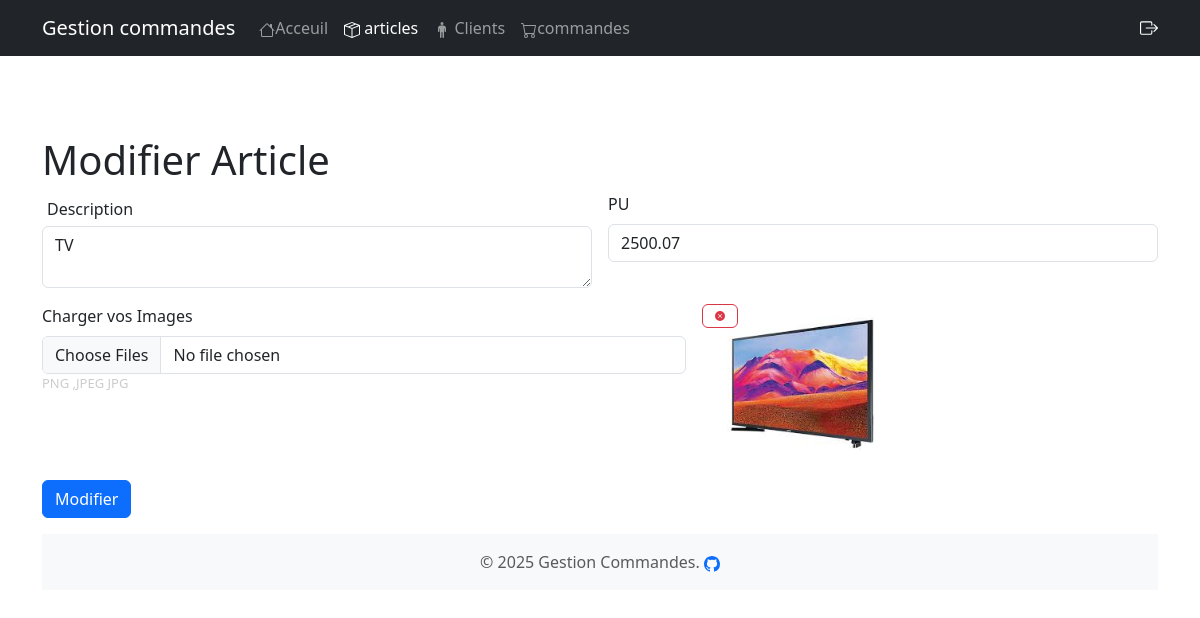
Screenshot of /updateArticle.php?id=1 with the database file from the repository.
### tables this page shows
CREATE TABLE `article` (
  `id_article` int NOT NULL,
  `description` varchar(100) DEFAULT NULL,
  `prix_unitaire` double DEFAULT NULL
);

CREATE TABLE `images` (
  `id_image` int NOT NULL,
  `nom_img` text NOT NULL,
  `chemin` text NOT NULL,
  `taille_img` int NOT NULL,
  `id_article` int NOT NULL
);

### updateArticle.php (the view, shortened to what this page needs)
<?php
include("header.php");
include_once("main.php");
if (!empty($_GET["id"])) {
    $qeury1 = "select * from article where id_article =:id";
    $pdostmt1 = $pdo->prepare($qeury1);
    $pdostmt1->execute(['id' => $_GET["id"]]);
    $row1 = $pdostmt1->fetch(PDO::FETCH_ASSOC);
    $qeury2 = "select * from images where id_article=:id";
    $pdostmt2 = $pdo->prepare($qeury2);
    $pdostmt2->execute(['id' => $_GET["id"]]);
?>
    <h1 class="mt-5 m" style="margin-top: 7rem !important">Modifier Article</h1>
    <form class="row g-3" method="post" enctype="multipart/form-data">
        <div class="col-md-6">
            <label for="inputdes" style="margin: 5px;">Description</label>
            <textarea class="form-control" name="inputdes" id="inputdes" required><?php echo $row1['description'] ?></textarea>
        </div>
        <div class="col-md-6">
            <label for="inputPrix" class="form-label">PU</label>
            <input type="text" class="form-control" id="inputPrix" name="inputPrix" value="<?php echo $row1['prix_unitaire'] ?>" required>
        </div>
        <div class="col-md-7">
            <label for="inputimg" class="form-label">Charger vos Images</label>
            <input type="file" class="form-control" id="inputimg" name="inputimg[]" multiple>
            <p style="color: #ccc; font-size: 13px;">PNG ,JPEG JPG</p>
        </div>
        <div class="col-md-5">
            <?php while ($row2 = $pdostmt2->fetch(PDO::FETCH_ASSOC)): ?>
                <a href="Delete.php?id_article=<?php echo $row2["id_article"] ?>&id_image=<?php echo $row2['id_image'] ?>" class="btn btn-outline-danger" style="position: absolute;">
                </a>
                <img src="<?php echo $row2['chemin'] ?>" class="img-fluid" height="200" width="200" />
            <?php endwhile; ?>
        </div>
        <div class="col-12">
            <button type="submit" class="btn btn-primary">Modifier</button>
        </div>
    </form>
<?php
}
?>
<?php include("footer.php") ?>
<link href="https://cdn.jsdelivr.net/npm/bootstrap@5.3.6/dist/css/bootstrap.min.css" rel="stylesheet">

### rows the page displays
article: inputdes "TV", inputPrix "2500.07"
images: chemin (picture)
